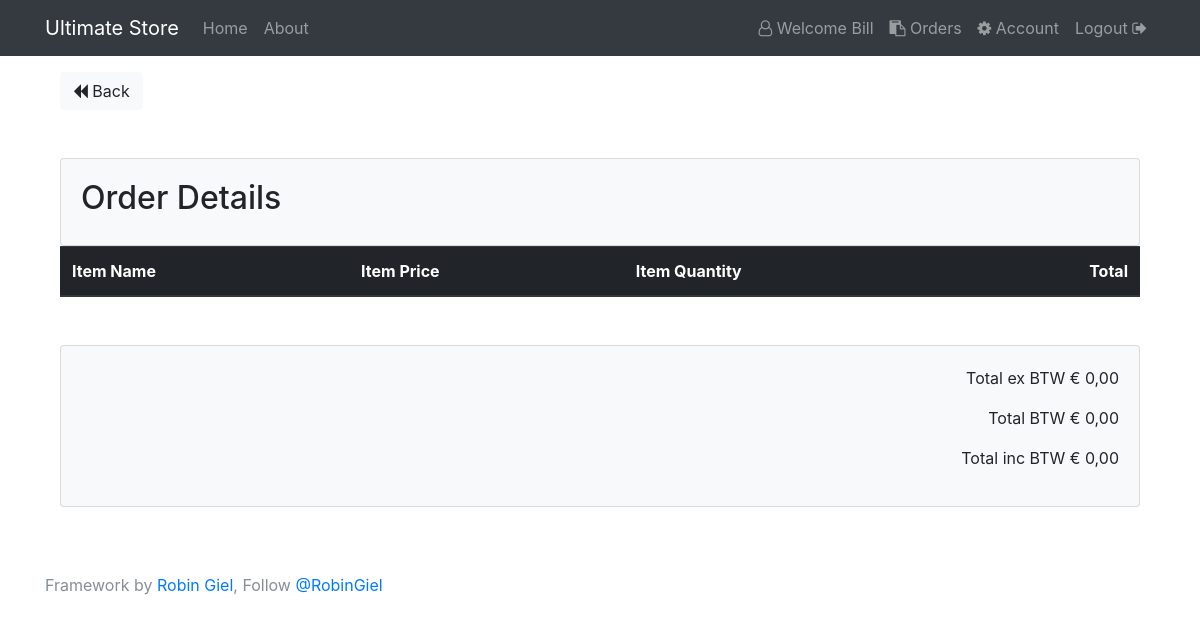
The page /orders/details/48 (signed in) on the database as committed earlier.
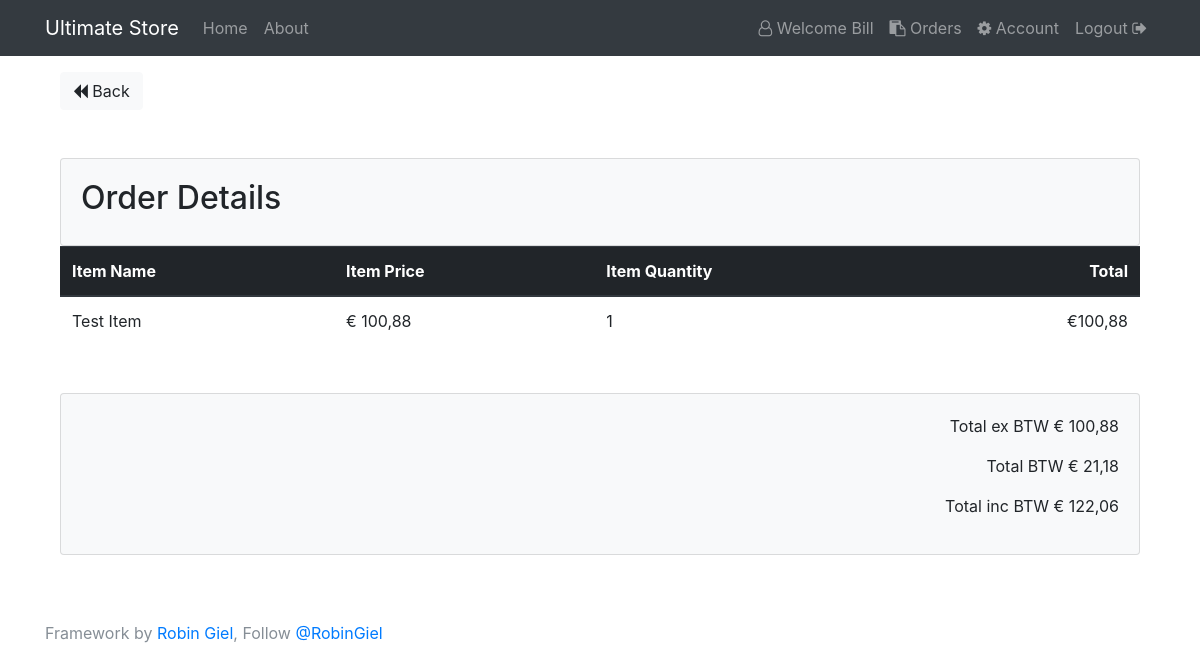
The same page on the database as committed later.
### tables this page shows
CREATE TABLE `order_details` (
  `id` int(11) NOT NULL,
  `product_id` int(11) NOT NULL,
  `product_price` double(10,2) NOT NULL,
  `quantity` int(11) NOT NULL,
  `completed_orders_id` int(11) NOT NULL
);

CREATE TABLE `products` (
  `id` int(11) NOT NULL,
  `name` varchar(255) NOT NULL,
  `description` varchar(255) NOT NULL,
  `category` int(11) NOT NULL,
  `price` double(10,2) NOT NULL,
  `img` varchar(255) NOT NULL,
  `user_id` int(11) NOT NULL
);

### app/libraries/Core.php (called while the page is built, shortened)
<?php
class Core{
    protected $currentMethod = 'index';
    public function __construct(){
        $url = $this->getUrl();
        if(file_exists('../app/controllers/' . ucwords($url[0]).'.php')){
            unset($url[0]);
        }
        $this->currentController =  new $this->currentController;
        if(isset($url[1])){
            if(method_exists($this->currentController, $url[1])){
                $this->currentMethod = $url[1];
                unset($url[1]);
            }
        }
        $this->params = $url ? array_values($url) : [];
        call_user_func_array([$this->currentController, $this->currentMethod], $this->params);
    }
    public function getUrl(){
        if(isset($_GET['url'])){
            $url = trim($_GET['url'], '/');
            $url = filter_var($url, FILTER_SANITIZE_URL);
            $url = explode('/', $url);
            return $url;
        }
    }
}

### public/index.php (called while the page is built, shortened)
<?php
$init = new Core;

### app/libraries/Database.php (called while the page is built, shortened)
<?php
    class Database {
        private $host = DB_HOST;
        private $user = DB_USER;
        private $pass = DB_PASS;
        private $dbname = DB_NAME;
        private $dbh;
        private $stmt;
        public function __construct(){
            $dsn = 'mysql:host=' . $this->host . ';dbname=' . $this->dbname;
            $options = array(
                PDO::ATTR_PERSISTENT => true,
                PDO::ATTR_ERRMODE => PDO::ERRMODE_EXCEPTION
            );
            try{
                $this->dbh = new PDO($dsn, $this->user, $this->pass, $options);
            } catch(PDOException $e){
                $this->error = $e->getMessage();
                echo $this->error;
            }
        }
        public function query($sql){
            $this->stmt = $this->dbh->prepare($sql);
        }
        public function bind($param, $value, $type = null){
            if(is_null($type)){
                switch (true){
                    default:
                    $type = PDO::PARAM_STR;
                }
            }
            $this->stmt->bindValue($param, $value, $type);
        }
        public function execute(){
            return $this->stmt->execute();
        }
        public function resultSet(){
            $this->execute();
            return $this->stmt->fetchAll(PDO::FETCH_OBJ);
        }
    }

### app/models/Order.php (called while the page is built, shortened)
<?php
    class Order{
        private $db;
        public function __construct(){
            $this->db = new Database;
        }
        public function getOrderDetailsById($id){
            $this->db->query('SELECT
                            order_details.product_id as productId,
                            products.name as productName,
                            order_details.product_price as productPrice,
                            order_details.quantity as productQuantity
                            FROM order_details
                            INNER JOIN products
                            ON  order_details.product_id = products.id
                            WHERE completed_orders_id = :id');
            $this->db->bind(':id', $id);
            $results = $this->db->resultSet();
            return $results;
        }
    }

### app/views/orders/details.php (the view, shortened to what this page needs)
    <?php require APPROOT . '/views/inc/header.php'; ?>
    <a href="<?php echo URLROOT; ?>/orders" class="btn btn-light"><i class="fa fa-backward"></i> Back</a>
    <div class="card card-body bg-light mt-5">
        <h2>Order Details</h2>
    </div>
    <table class="table">
  <thead class="thead-dark">
    <tr>
      <th scope="col">Item Name</th>
      <th scope="col">Item Price</th>
      <th scope="col">Item Quantity</th>
      <th scope="col" class="text-right">Total</th>
    </tr>
  </thead>
  <tbody>
  <?php
  foreach($data['orders'] as $order): ?>
    <tr>
     <td><?php echo $order->productName; ?></td>
     <td>&euro; <?php echo number_format($order->productPrice, 2, ',', ''); ?></td>
     <td><?php echo $order->productQuantity; ?></td>
     <td class="text-right">&euro;<?php
      $TotalproductPrice = $order->productPrice * $order->productQuantity;
     echo number_format($TotalproductPrice, 2, ',', '');?></td>
    </tr>
  <?php endforeach; ?>
  </tbody>
</table>
    <div class="card card-body bg-light mt-5">
    <p class="text-right"> Total ex BTW &euro; <?php
        $sum = 0;
          foreach($data['orders'] as $order){
            $value = $order->productPrice * $order->productQuantity;
            $sum +=  $value;
          }
          echo number_format($sum, 2, ',', '');
        ?>
      </p>
      <p class="text-right">Total BTW &euro; <?php
       $tax = $sum / 100 * 21;
       echo number_format($tax, 2, ',', '');
      ?></p>
      <p class="text-right">Total inc BTW &euro; <?php
       $totalBtw = $sum + $tax;
       echo number_format($totalBtw, 2, ',', '');
      ?></p>
  </div>
<?php require APPROOT . '/views/inc/footer.php'; ?>

Rows that differ between the two databases and show on the page:
added order_details: product.name "Test Item", product_price "100,88", quantity "1", TotalproductPrice "100,88"
Other text that changed with them:
$sum: "0,00" → "100,88"
$tax: "0,00" → "21,18"
$totalBtw: "0,00" → "122,06"
